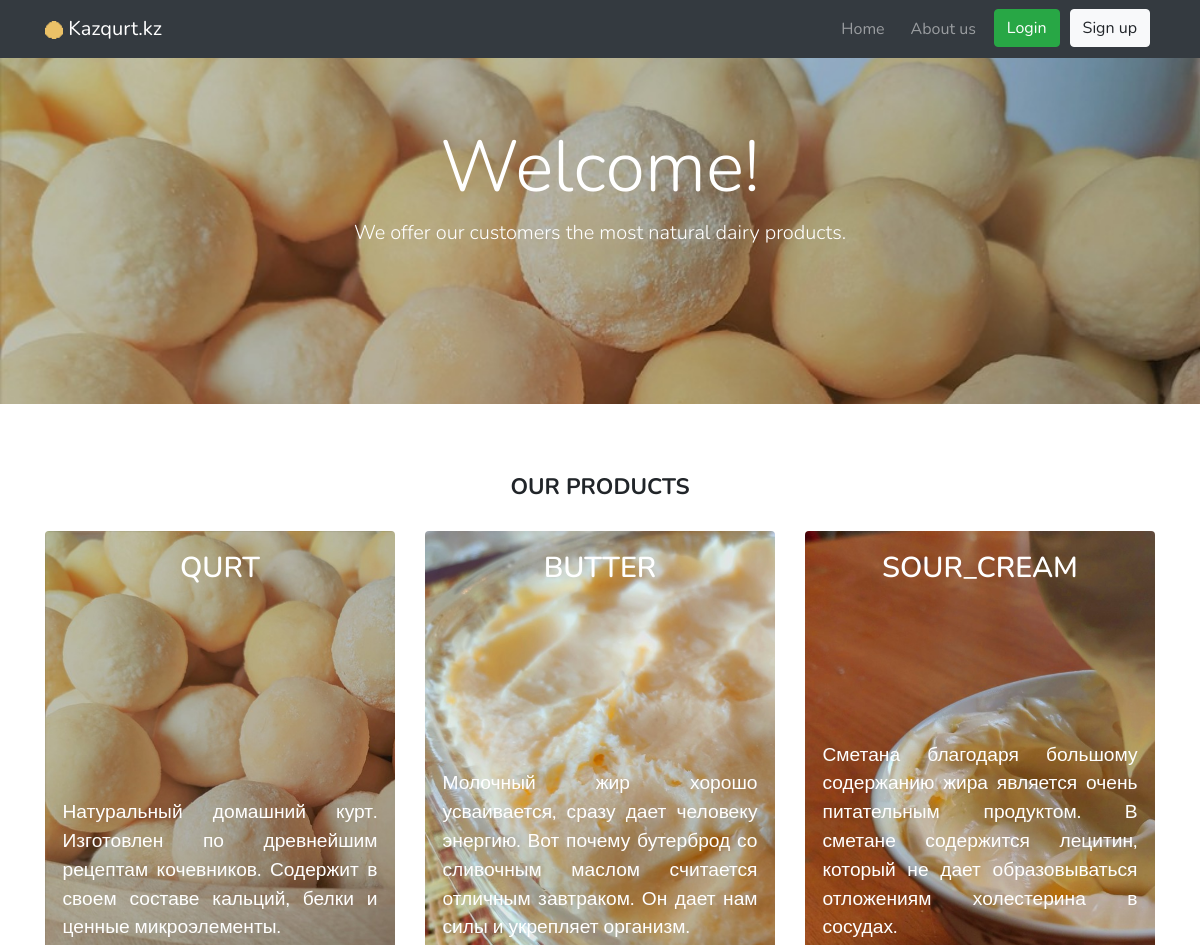
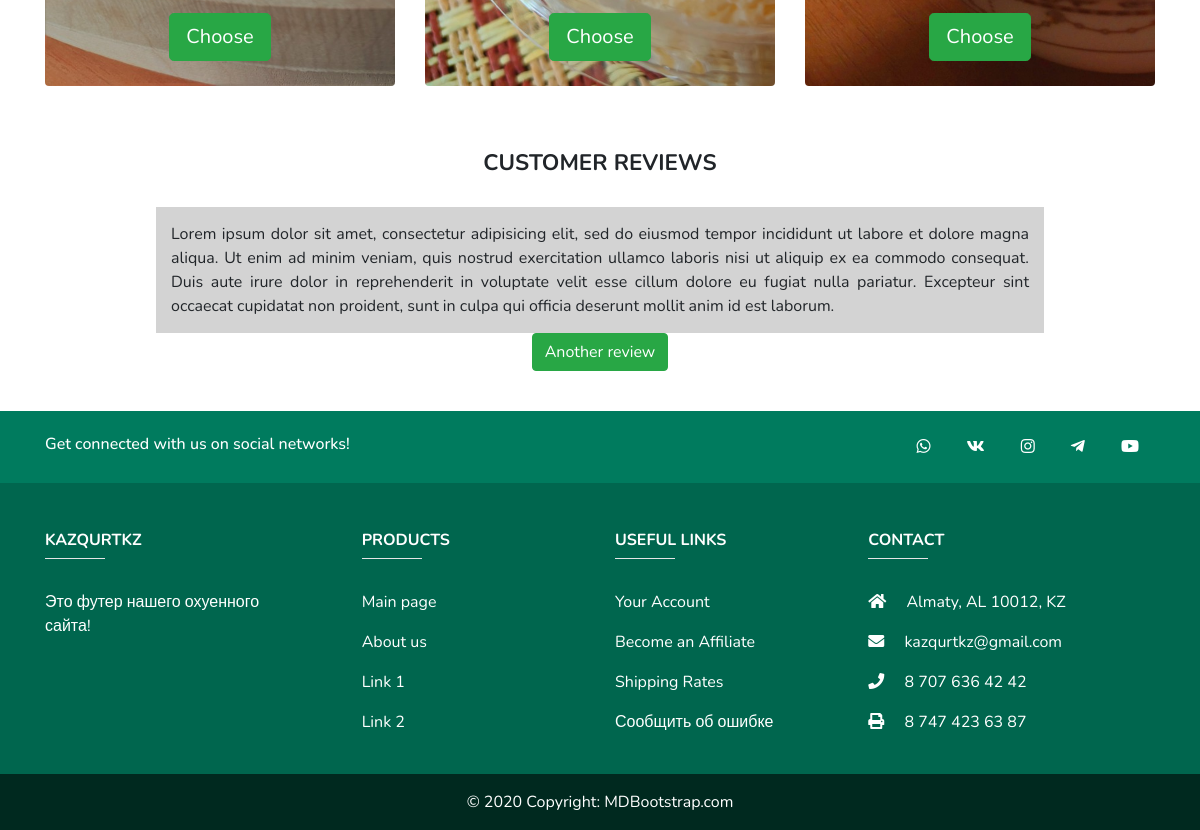
The page / on the database its author committed (2 pictures, top to bottom).
### tables this page shows
CREATE TABLE `products` (
  `id` int(11) NOT NULL,
  `title` varchar(100) NOT NULL,
  `info` text NOT NULL,
  `cover_info` varchar(255) NOT NULL,
  `banner_info` varchar(255) NOT NULL,
  `product_info` varchar(255) NOT NULL
);

### includes/config.php (called while the page is built, shortened)
<?php
$config = array(
	'title' => 'Kazqurt.kz',
	'db' => array(
			'server' => 'localhost',
			'username' => 'root',
			'password' => '',
			'name' => 'kazqurtkz'
		)
);

### index.php (the view, shortened to what this page needs)
<?php
    require "includes/config.php";
?>
<!DOCTYPE html>
<html>
<head>
    <?php require "includes/head.php"; ?>
</head>
<body>
    <?php include "includes/navbar.php"; ?>
    <div class="pageBanner blur-img my-4">
        <div class="container">
            <h1 class="display-3">Welcome!</h1>
            <p class="lead">We offer our customers the most natural dairy products.</p>
        </div>
    </div>
    <div class="container">
        <h2 class="heading">Our products</h2>
        <div class="row text-center">
            <?php
            $products = mysqli_query($connection, "SELECT * FROM `products`");
            while ( $prod = mysqli_fetch_assoc($products) ) { ?>
            <div class="col-lg-4 col-md-6 mb-4">
                <a href="/pages/products.php?id=<?php echo $prod['id']; ?>">
                    <div class="card" style="background-image: url( img/product-covers/product-cover-<?php echo $prod['title'] ?>.jpg );">
                        <div class="card-img-overlay">
                            <h4 class="card-title"><?php echo $prod['title']; ?></h4>
                            <div class="card-text">
                                <p><?php echo $prod['cover_info'] ?></p>
                                <div class="text-center">
                                    <button type="button" class="btn btn-success btn-lg">Choose</button>
                                </div>
                            </div>
                        </div>
                    </div>
                </a>
            </div>
            <?php } ?>
        </div>
        <div class="review">
            <h2 class="heading">customer reviews</h2>
            <p class="mySlides">
                Lorem ipsum dolor sit amet, consectetur adipisicing elit, sed do eiusmod
                tempor incididunt ut labore et dolore magna aliqua. Ut enim ad minim veniam,
                quis nostrud exercitation ullamco laboris nisi ut aliquip ex ea commodo
                consequat. Duis aute irure dolor in reprehenderit in voluptate velit esse
                cillum dolore eu fugiat nulla pariatur. Excepteur sint occaecat cupidatat non
                proident, sunt in culpa qui officia deserunt mollit anim id est laborum.
            </p>
            <button class="slideButton btn btn-success" onclick="plusDivs(-1)">Another review</button>
        </div>
    </div>
    <?php include "includes/footer.php"; ?>
</body>
</html>

### includes/head.php (shortened to what this page needs)
<link href="https://stackpath.bootstrapcdn.com/bootstrap/4.4.1/css/bootstrap.min.css" rel="stylesheet">
<link rel="stylesheet" type="text/css" href="../css/style.css">

### includes/navbar.php (shortened to what this page needs)
<nav class="navbar navbar-expand-lg navbar-dark bg-dark fixed-top">
    <div class="container">
        <a class="navbar-brand" href="/">
            <img src="/favicon.ico" style="height: 18px">
            <?php echo $config['title']; ?>
        </a>
        <div class="collapse navbar-collapse" id="navbarResponsive">
            <ul class="navbar-nav ml-auto">
                <li class="nav-item">
                    <a class="nav-link" href="/index.php"> Home </a>
                </li>
                <li>
                    <a class="nav-link" href="../pages/about.php"> About us </a>
                </li>
                <?php if($_COOKIE['user'] == ''): ?>
                <li>
                    <div class="btn btn-success loginButton">Login</div>
                </li>
                <li>
                    <div class="btn btn-light signupButton">Sign up</div>
                </li>
                <?php else: ?>
                <li>
                    <div style="color: #fff;"><?=$_COOKIE['user']?> <a href="../includes/exit.php" class="btn btn-danger">log out</a> </div>
                </li>
                <?php endif; ?>
            </ul>
        </div>
    </div>
</nav>
<link rel="stylesheet" href="../css/popup.css">

### includes/footer.php
<link rel="stylesheet" type="text/css" href="../css/footerStyle.css">
<footer>
    <div class="socialLinks">
        <div class="container">
            <div class="row py-4 d-flex">
                <div class="col-md-6 col-lg-5 text-center text-md-left mb-4 mb-md-0">
                    <h6 class="mb-0">Get connected with us on social networks!</h6>
                </div>
                <div class="col-md-6 col-lg-7 text-center text-md-right">
                    <a class="iconLink" href="/"> <i class="fab fa-whatsapp"></i> </a>
                    <a class="iconLink" href="/"> <i class="fab fa-vk"></i> </a>
                    <a class="iconLink" href="/"> <i class="fab fa-instagram"></i> </a>
                    <a class="iconLink" href="/"> <i class="fab fa-telegram-plane"></i> </a>
                    <a class="iconLink" href="/"> <i class="fab fa-youtube"></i> </a>
                </div>
            </div>
        </div>
    </div>
    <div class="container text-center text-md-left mt-5">
        <div class="row mt-3">
            <div class="col-md-3 col-lg-4 col-xl-3 mb-4">
                <h6 class="footerHeader">KazqurtKz</h6>
                <hr class="headerBottomLine mb-4 mt-0 d-inline-block mx-auto">
                <p>
                    Это футер нашего охуенного сайта!
                </p>
            </div>
            <div class="col-md-2 col-lg-2 col-xl-2 mx-auto mb-4">
                <h6 class="footerHeader">Products</h6>
                <hr class="headerBottomLine mb-4 mt-0 d-inline-block mx-auto">
                <p> <a class="footerLink" href="#!">Main page</a> </p>
                <p> <a class="footerLink" href="#!">About us</a> </p>
                <p> <a class="footerLink" href="#!">Link 1</a> </p>
                <p> <a class="footerLink" href="#!">Link 2</a> </p>
            </div>
            <div class="col-md-3 col-lg-2 col-xl-2 mx-auto mb-4">
                <h6 class="footerHeader">Useful links</h6>
                <hr class="headerBottomLine mb-4 mt-0 d-inline-block mx-auto">
                <p> <a class="footerLink" href="#!">Your Account</a> </p>
                <p> <a class="footerLink" href="#!">Become an Affiliate</a> </p>
                <p> <a class="footerLink" href="#!">Shipping Rates</a> </p>
                <p> <a class="footerLink" href="#!">Сообщить об ошибке</a> </p>
            </div>
            <div class="col-md-4 col-lg-3 col-xl-3 mx-auto mb-md-0 mb-4">
                <h6 class="footerHeader">Contact</h6>
                <hr class="headerBottomLine mb-4 mt-0 d-inline-block mx-auto">
                <p> <i class="fas fa-home mr-3"></i> Almaty, AL 10012, KZ </p>
                <p> <i class="fas fa-envelope mr-3"></i> kazqurtkz@gmail.com </p>
                <p> <i class="fas fa-phone mr-3"></i> 8 707 636 42 42 </p>
                <p> <i class="fas fa-print mr-3"></i> 8 747 423 63 87 </p>
            </div>
        </div>
    </div>
    <div class="footerCopyright text-center py-3">
        © 2020 Copyright: <a class="footerLink" href="https://mdbootstrap.com/"> MDBootstrap.com </a>
    </div>
</footer>

### css/style.css (style rules this page uses)
html, body { font-family: 'Nunito', sans-serif; }
.heading { text-align: center; margin-bottom: 30px; font-weight: bold; font-size: 1.4rem; text-transform: uppercase; }
.pageBanner { margin-bottom: 70px !important; padding-top: 100px; padding-bottom: 140px; background-image: url("../img/product-banners/product-banner-qurt.jpg"); background-size: cover; text-align: center; color: #fff; }
.card { border: none; background-size: cover; height: 500px !important; color: white; }
.card-title { font-size: 180%; font-weight: 600; text-transform: uppercase; }
.card-text { font-size: 120%; text-align: justify; position: absolute; bottom: 5%; left: 5%; right: 5%; }
.review { text-align: center; margin-top: 40px; margin-bottom: 40px; }
.mySlides { margin: 0 auto; padding: 15px; text-align: justify; width: 80%; background-color: lightgray; }
div ul li { margin: 1px 5px; }

### css/footerStyle.css (style rules this page uses)
footer { background-color: #00664e; color: white; }
div.socialLinks { color: white; background-color: #007b5e; }
a.iconLink { margin: 0 16px; color: white; }
h6.footerHeader { text-transform: uppercase; font-weight: bold; }
hr.headerBottomLine { width: 60px; background-color: white; }
a.footerLink:link { color: white; }
div.footerCopyright { background-color: #00291f; }

### rows shown on the page
products: title (picture), title "QURT", cover_info "Натуральный домашний курт. Изготовлен по древнейшим рецептам кочевников. Содержит в своем составе кальций, белки и ценные микроэлементы."
products: title (picture), title "BUTTER", cover_info "Молочный жир хорошо усваивается, сразу дает человеку энергию. Вот почему бутерброд со сливочным маслом считается отличным завтраком. Он дает нам силы и укрепляет организм."
products: title (picture), title "SOUR_CREAM", cover_info "Сметана благодаря большому содержанию жира является очень питательным продуктом. В сметане содержится лецитин, который не дает образовываться отложениям холестерина в сосудах."

### other values the page prints
$config['title'] "Kazqurt.kz"
